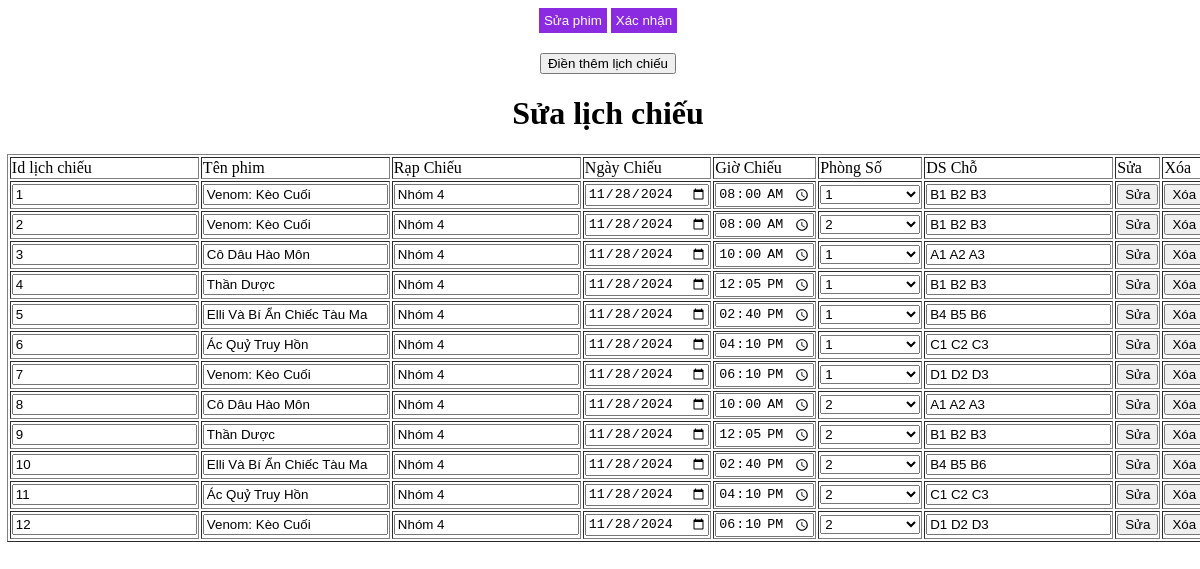
/admin_slp.php, run on the app's committed database.
### tables this page shows
CREATE TABLE lich_chieu (
    id_lich_chieu INT PRIMARY KEY AUTO_INCREMENT,
    id_phim INT,
    rap_chieu VARCHAR(255),
    ngay_chieu DATE DEFAULT CURRENT_DATE,
    gio_chieu TIME,
    id_phong INT,
    ds_cho TEXT,
    FOREIGN KEY (id_phim) REFERENCES phim(id_phim),
    FOREIGN KEY (id_phong) REFERENCES phong(id_phong)
);

### admin_slp.php (the view, shortened to what this page needs)
<?php
include("database.php");
$is_admin = 1;
if ($is_admin) {
    $sql = "SELECT * FROM lich_chieu";
    $results = $conn->query($sql);
    $results = $results->fetch_all(MYSQLI_ASSOC);
    $lich_chieu = [];
    foreach ($results as $result) {
        $sql = "SELECT ten FROM phim WHERE id_phim = " . (int) $result["id_phim"];
        $r = $conn->query($sql);
        $r = $r->fetch_all(MYSQLI_ASSOC)[0];
        array_push($lich_chieu, [
            "id_lich_chieu" => $result["id_lich_chieu"],
            "id_phim" => $result["id_phim"],
            "ten_phim" => $r["ten"],
            "rap_chieu" => $result["rap_chieu"],
            "ngay_chieu" => $result["ngay_chieu"],
            "gio_chieu" => $result["gio_chieu"],
            "id_phong" => $result["id_phong"],
            "ds_cho" => $result["ds_cho"]
        ]);
    }
    $sql = "SELECT id_phong FROM `phong`";
    $results = $conn->query($sql);
    $ds_id_phong = $results->fetch_all(MYSQLI_ASSOC);
?>
    <!DOCTYPE html>
    <html lang="en">
    <head>
    </head>
    <body>
        <div style="margin-bottom: 20px;">
            <button style="background-color: blueviolet; border: 0; padding: 5px;">
                <a href="./admin_sp.php" style="text-decoration: none; color: white;">Sửa phim</a>
            </button>
            <button style="background-color: blueviolet; border: 0; padding: 5px;">
                <a href="./admin_xn.php" style="text-decoration: none; color: white;">Xác nhận</a>
            </button>
        </div>
        <button id="them_lich_chieu">Điền thêm lịch chiếu</button>
        <h1>Sửa lịch chiếu</h1>
        <table border="1">
            <tr>
                <td>Id lịch chiếu</td>
                <td>Tên phim</td>
                <td>Rạp Chiếu</td>
                <td>Ngày Chiếu</td>
                <td>Giờ Chiếu</td>
                <td>Phòng Số</td>
                <td>DS Chỗ</td>
                <td>Sửa</td>
                <td>Xóa</td>
            </tr>
            <?php foreach ($lich_chieu as $lc) { ?>
                <form action="" method="post">
                    <tr>
                        <td>
                            <input type="text" name="id_lich_chieu" value="<?php echo $lc["id_lich_chieu"]; ?>">
                        </td>
                        <td><input readonly type="text" name="ten_phim" value="<?php echo $lc['ten_phim']; ?>" required></td>
                        <td><input readonly type="text" name="rap_chieu" value="<?php echo $lc['rap_chieu']; ?>" required></td>
                        <td><input type="date" name="ngay_chieu" value="<?php echo $lc['ngay_chieu']; ?>" required></td>
                        <td><input type="time" name="gio_chieu" value="<?php echo $lc['gio_chieu']; ?>" required></td>
                        <td>
                            <select name="id_phong" id="id_phong" style="margin: 0;">
                                <?php foreach ($ds_id_phong as $ds) { ?>
                                    <?php if ($lc["id_phong"] == $ds["id_phong"]) { ?>
                                        <option value="<?php echo $ds["id_phong"]; ?>" selected>
                                            <?php echo $ds["id_phong"]; ?>
                                        </option>
                                    <?php } else { ?>
                                        <option value="<?php echo $ds["id_phong"]; ?>">
                                            <?php echo $ds["id_phong"]; ?>
                                        </option>
                                    <?php } ?>
                                <?php } ?>
                            </select>
                        </td>
                        <td><input readonly type="text" name="ds_cho" value="<?php echo $lc['ds_cho']; ?>" required></td>
                        <td><button type="submit" name="xu_ly" value="sua">Sửa</button></td>
                        <td><button type="submit" name="xu_ly" value="xoa">Xóa</button></td>
                    </tr>
                </form>
            <?php } ?>
        </table>
    </body>
    </html>
<?php } else {
    $_SESSION["ERR"] = "Bạn không có quyền truy cập trang này!";
    header("Location: ERR404.php");
} ?>

### admin_slp.php (style rules this page uses)
body { width: 100%; height: auto; display: flex; flex-direction: column; justify-content: center; align-items: center; }
select { width: 100px; margin-bottom: 60px; }

### data on the page
lich_chieu: id_lich_chieu "2", ten_phim "Venom: Kèo Cuối", rap_chieu "Nhóm 4", ngay_chieu "11/28/2024", gio_chieu "08:00:00", ds_cho "B1 B2 B3"
lich_chieu: id_lich_chieu "3", ten_phim "Cô Dâu Hào Môn", rap_chieu "Nhóm 4", ngay_chieu "11/28/2024", gio_chieu "10:00:00", ds_cho "A1 A2 A3"
lich_chieu: id_lich_chieu "4", ten_phim "Thần Dược", rap_chieu "Nhóm 4", ngay_chieu "11/28/2024", gio_chieu "12:05:00", ds_cho "B1 B2 B3"
lich_chieu: id_lich_chieu "5", ten_phim "Elli Và Bí Ẩn Chiếc Tàu Ma", rap_chieu "Nhóm 4", ngay_chieu "11/28/2024", gio_chieu "14:40:00", ds_cho "B4 B5 B6"
lich_chieu: id_lich_chieu "6", ten_phim "Ác Quỷ Truy Hồn", rap_chieu "Nhóm 4", ngay_chieu "11/28/2024", gio_chieu "16:10:00", ds_cho "C1 C2 C3"
lich_chieu: id_lich_chieu "7", ten_phim "Venom: Kèo Cuối", rap_chieu "Nhóm 4", ngay_chieu "11/28/2024", gio_chieu "18:10:00", ds_cho "D1 D2 D3"
lich_chieu: id_lich_chieu "8", ten_phim "Cô Dâu Hào Môn", rap_chieu "Nhóm 4", ngay_chieu "11/28/2024", gio_chieu "10:00:00", ds_cho "A1 A2 A3"
lich_chieu: id_lich_chieu "9", ten_phim "Thần Dược", rap_chieu "Nhóm 4", ngay_chieu "11/28/2024", gio_chieu "12:05:00", ds_cho "B1 B2 B3"
lich_chieu: id_lich_chieu "10", ten_phim "Elli Và Bí Ẩn Chiếc Tàu Ma", rap_chieu "Nhóm 4", ngay_chieu "11/28/2024", gio_chieu "14:40:00", ds_cho "B4 B5 B6"
lich_chieu: id_lich_chieu "11", ten_phim "Ác Quỷ Truy Hồn", rap_chieu "Nhóm 4", ngay_chieu "11/28/2024", gio_chieu "16:10:00", ds_cho "C1 C2 C3"
lich_chieu: id_lich_chieu "12", ten_phim "Venom: Kèo Cuối", rap_chieu "Nhóm 4", ngay_chieu "11/28/2024", gio_chieu "18:10:00", ds_cho "D1 D2 D3"

### other printed values
form field id_phong "1"
form field id_phong "2"
